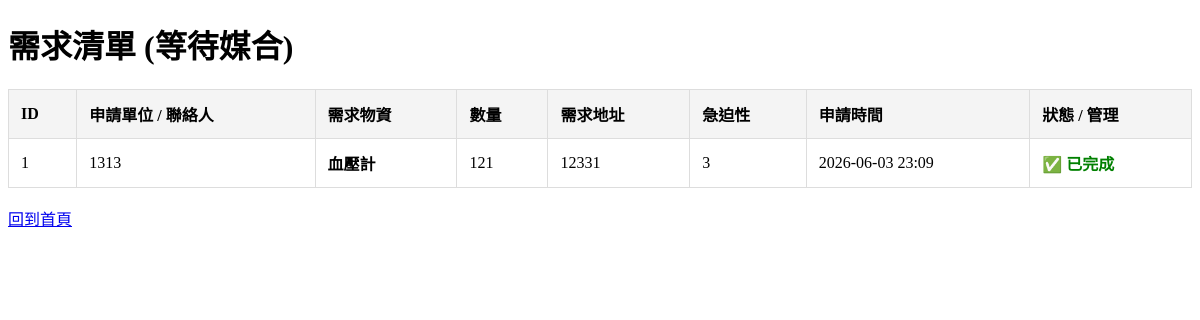
The page /requests on the database as committed earlier.
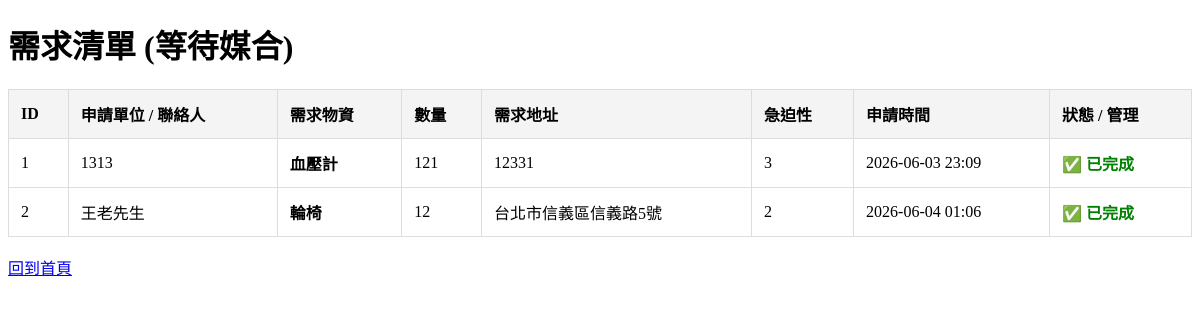
The same page on the database as committed later.
### app.py (models this page shows)
class RequestItem(db.Model):
    id = db.Column(db.Integer, primary_key=True)
    item_name = db.Column(db.String(100), nullable=False) # 需要什麼物資
    quantity = db.Column(db.Integer, nullable=False)      # 需要多少
    requester_name = db.Column(db.String(100), nullable=False) # 申請單位/人
    address = db.Column(db.String(50), nullable=False)    # 據點位置 (用來算 Distance)
    urgency = db.Column(db.Integer, nullable=False)       # 急迫性 1~5 分 (用來算 Urgency_Level)
    timestamp = db.Column(db.DateTime, default=datetime.now) # 申請時間 (用來算 Duration_Of_Waiting)
    is_fulfilled = db.Column(db.Boolean, default=False)

### app.py (the view)
@app.route('/requests')
def list_requests():
    req_items = RequestItem.query.order_by(RequestItem.urgency.desc(), RequestItem.timestamp.desc()).all()
    return render_template('requests.html', requests=req_items)

### templates/requests.html (shortened to what this page needs)
<!DOCTYPE html>
<html lang="zh-TW">
<head>
</head>
<body>
    <h1>需求清單 (等待媒合)</h1>
    <table>
        <tr>
            <th>ID</th>
            <th>申請單位 / 聯絡人</th>
            <th>需求物資</th>
            <th>數量</th>
            <th>需求地址</th>
            <th>急迫性</th>
            <th>申請時間</th>
            <th>狀態 / 管理</th>
        </tr>
        {% for req in requests %}
        <tr>
            <td>{{ req.id }}</td>
            <td>{{ req.requester_name }}</td>
            <td><strong>{{ req.item_name }}</strong></td>
            <td>{{ req.quantity }}</td>
            <td>{{ req.address }}</td>
            <td class="urgent-{{ req.urgency }}">
                {{ req.urgency }}
            </td>
            <td>{{ req.timestamp.strftime('%Y-%m-%d %H:%M') }}</td>
            <td>
                {% if req.is_fulfilled %}
                    <span style="color: green; font-weight: bold;">✅ 已完成</span>
                {% else %}
                    <span style="color: #ff9800; font-weight: bold;">⏳ 等待媒合中</span>
                {% endif %}
            </td>
        </tr>
        {% else %}
        <tr>
            <td colspan="8" style="text-align:center;">目前沒有任何需求申請</td>
        </tr>
        {% endfor %}
    </table>
    <br>
    <a href="/">回到首頁</a>
</body>
</html>

### templates/requests.html (style rules this page uses)
table { width: 100%; border-collapse: collapse; margin-top: 20px; }
th, td { border: 1px solid #ddd; padding: 12px; text-align: left; }
th { background-color: #f4f4f4; }

Rows that differ between the two databases and show on the page:
added RequestItem: id "2", requester_name "王老先生", item_name "輪椅", quantity "12", address "台北市信義區信義路5號", urgency "2", timestamp "2026-06-04 01:06", is_fulfilled "✅ 已完成"
